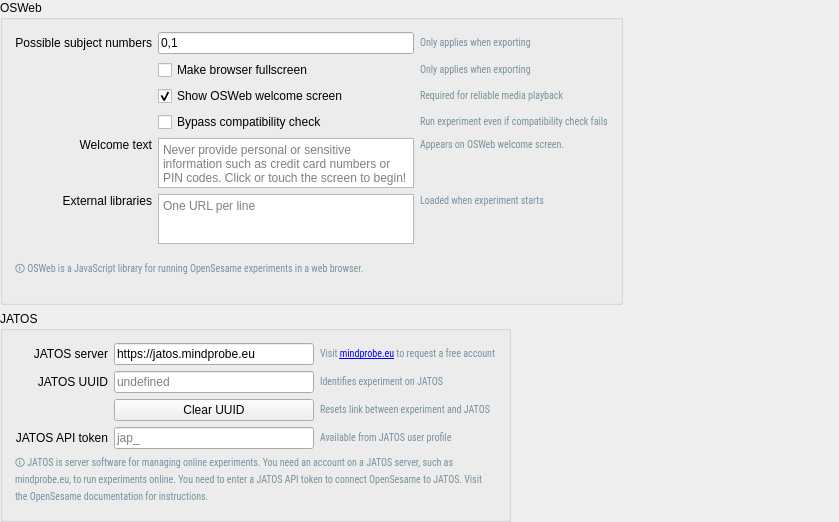
<?xml version="1.0" encoding="UTF-8"?>
<ui version="4.0">
 <class>preferences</class>
 <widget class="QWidget" name="preferences">
  <property name="geometry">
   <rect>
    <x>0</x>
    <y>0</y>
    <width>839</width>
    <height>522</height>
   </rect>
  </property>
  <property name="windowTitle">
   <string>Form</string>
  </property>
  <layout class="QVBoxLayout" name="verticalLayout">
   <property name="spacing">
    <number>6</number>
   </property>
   <property name="leftMargin">
    <number>0</number>
   </property>
   <property name="topMargin">
    <number>0</number>
   </property>
   <property name="rightMargin">
    <number>0</number>
   </property>
   <property name="bottomMargin">
    <number>0</number>
   </property>
   <item>
    <widget class="QGroupBox" name="groupbox_osweb">
     <property name="sizePolicy">
      <sizepolicy hsizetype="Fixed" vsizetype="Preferred">
       <horstretch>0</horstretch>
       <verstretch>0</verstretch>
      </sizepolicy>
     </property>
     <property name="title">
      <string>OSWeb</string>
     </property>
     <layout class="QGridLayout" name="gridLayout">
      <property name="leftMargin">
       <number>12</number>
      </property>
      <property name="topMargin">
       <number>12</number>
      </property>
      <property name="rightMargin">
       <number>12</number>
      </property>
      <property name="bottomMargin">
       <number>12</number>
      </property>
      <item row="3" column="0">
       <widget class="QLabel" name="label_subject">
        <property name="text">
         <string>Possible subject numbers</string>
        </property>
        <property name="alignment">
         <set>Qt::AlignRight|Qt::AlignTrailing|Qt::AlignVCenter</set>
        </property>
       </widget>
      </item>
      <item row="8" column="2">
       <widget class="QLabel" name="label_15">
        <property name="font">
         <font>
          <family>Roboto Condensed</family>
         </font>
        </property>
        <property name="text">
         <string>&lt;small  style=&quot;color:#78909c&quot;&gt;Run experiment even if compatibility check fails&lt;/small&gt;</string>
        </property>
       </widget>
      </item>
      <item row="9" column="2">
       <widget class="QLabel" name="label_3">
        <property name="font">
         <font>
          <family>Roboto Condensed</family>
         </font>
        </property>
        <property name="text">
         <string>&lt;small style=&quot;color:#78909c&quot;&gt;Appears on OSWeb welcome screen.&lt;/small&gt;</string>
        </property>
        <property name="alignment">
         <set>Qt::AlignLeading|Qt::AlignLeft|Qt::AlignTop</set>
        </property>
       </widget>
      </item>
      <item row="7" column="1">
       <widget class="QCheckBox" name="cfg_oswebext_intro_click">
        <property name="text">
         <string>Show OSWeb welcome screen</string>
        </property>
        <property name="checked">
         <bool>true</bool>
        </property>
       </widget>
      </item>
      <item row="10" column="2">
       <widget class="QLabel" name="label_4">
        <property name="font">
         <font>
          <family>Roboto Condensed</family>
         </font>
        </property>
        <property name="text">
         <string>&lt;small  style=&quot;color:#78909c&quot;&gt;Loaded when experiment starts&lt;/small&gt;</string>
        </property>
        <property name="alignment">
         <set>Qt::AlignLeading|Qt::AlignLeft|Qt::AlignTop</set>
        </property>
       </widget>
      </item>
      <item row="8" column="1">
       <widget class="QCheckBox" name="cfg_oswebext_bypass_linter">
        <property name="text">
         <string>Bypass compatibility check</string>
        </property>
       </widget>
      </item>
      <item row="9" column="0">
       <widget class="QLabel" name="label_11">
        <property name="text">
         <string>Welcome text</string>
        </property>
        <property name="alignment">
         <set>Qt::AlignRight|Qt::AlignTop|Qt::AlignTrailing</set>
        </property>
       </widget>
      </item>
      <item row="3" column="2">
       <widget class="QLabel" name="label">
        <property name="font">
         <font>
          <family>Roboto Condensed</family>
         </font>
        </property>
        <property name="text">
         <string>&lt;small  style=&quot;color:#78909c&quot;&gt;Only applies when exporting&lt;/small&gt;</string>
        </property>
       </widget>
      </item>
      <item row="9" column="1">
       <widget class="QPlainTextEdit" name="cfg_oswebext_welcome_text">
        <property name="maximumSize">
         <size>
          <width>16777215</width>
          <height>50</height>
         </size>
        </property>
        <property name="placeholderText">
         <string>Never provide personal or sensitive information such as credit card numbers or PIN codes. Click or touch the screen to begin!</string>
        </property>
       </widget>
      </item>
      <item row="3" column="1">
       <widget class="QLineEdit" name="cfg_oswebext_subject_nrs">
        <property name="text">
         <string>0,1</string>
        </property>
       </widget>
      </item>
      <item row="10" column="1">
       <widget class="QPlainTextEdit" name="cfg_oswebext_external_js">
        <property name="sizePolicy">
         <sizepolicy hsizetype="Expanding" vsizetype="Expanding">
          <horstretch>0</horstretch>
          <verstretch>0</verstretch>
         </sizepolicy>
        </property>
        <property name="maximumSize">
         <size>
          <width>16777215</width>
          <height>50</height>
         </size>
        </property>
        <property name="placeholderText">
         <string>One URL per line</string>
        </property>
       </widget>
      </item>
      <item row="10" column="0">
       <widget class="QLabel" name="label_12">
        <property name="text">
         <string>External libraries</string>
        </property>
        <property name="alignment">
         <set>Qt::AlignRight|Qt::AlignTop|Qt::AlignTrailing</set>
        </property>
       </widget>
      </item>
      <item row="7" column="2">
       <widget class="QLabel" name="label_10">
        <property name="font">
         <font>
          <family>Roboto Condensed</family>
         </font>
        </property>
        <property name="text">
         <string>&lt;small  style=&quot;color:#78909c&quot;&gt;Required for reliable media playback&lt;/small&gt;</string>
        </property>
       </widget>
      </item>
      <item row="11" column="0" colspan="3">
       <widget class="QLabel" name="label_14">
        <property name="font">
         <font>
          <family>Roboto Condensed</family>
         </font>
        </property>
        <property name="text">
         <string>&lt;small  style=&quot;color:#78909c&quot;&gt;🛈 OSWeb is a JavaScript library for running OpenSesame experiments in a web browser.&lt;/small&gt;</string>
        </property>
        <property name="wordWrap">
         <bool>true</bool>
        </property>
       </widget>
      </item>
      <item row="5" column="1">
       <widget class="QCheckBox" name="cfg_oswebext_fullscreen">
        <property name="text">
         <string>Make browser fullscreen</string>
        </property>
       </widget>
      </item>
      <item row="5" column="2">
       <widget class="QLabel" name="label_5">
        <property name="font">
         <font>
          <family>Roboto Condensed</family>
         </font>
        </property>
        <property name="text">
         <string>&lt;small  style=&quot;color:#78909c&quot;&gt;Only applies when exporting&lt;/small&gt;</string>
        </property>
       </widget>
      </item>
     </layout>
    </widget>
   </item>
   <item>
    <widget class="QGroupBox" name="groupbox_jatos">
     <property name="sizePolicy">
      <sizepolicy hsizetype="Fixed" vsizetype="Preferred">
       <horstretch>0</horstretch>
       <verstretch>0</verstretch>
      </sizepolicy>
     </property>
     <property name="title">
      <string>JATOS</string>
     </property>
     <layout class="QGridLayout" name="gridLayout_2">
      <property name="leftMargin">
       <number>12</number>
      </property>
      <property name="topMargin">
       <number>12</number>
      </property>
      <property name="rightMargin">
       <number>12</number>
      </property>
      <property name="bottomMargin">
       <number>12</number>
      </property>
      <item row="3" column="0">
       <widget class="QLabel" name="label_uuid">
        <property name="text">
         <string>JATOS UUID</string>
        </property>
        <property name="alignment">
         <set>Qt::AlignRight|Qt::AlignTrailing|Qt::AlignVCenter</set>
        </property>
       </widget>
      </item>
      <item row="1" column="2">
       <widget class="QLabel" name="label_9">
        <property name="font">
         <font>
          <family>Roboto Condensed</family>
         </font>
        </property>
        <property name="text">
         <string>&lt;small  style=&quot;color:#78909c&quot;&gt;Visit &lt;a href=&quot;https://mindprobe.eu&quot;&gt;mindprobe.eu&lt;/a&gt; to request a free account&lt;/small&gt;</string>
        </property>
       </widget>
      </item>
      <item row="1" column="0">
       <widget class="QLabel" name="label_6">
        <property name="text">
         <string>JATOS server</string>
        </property>
        <property name="alignment">
         <set>Qt::AlignRight|Qt::AlignTrailing|Qt::AlignVCenter</set>
        </property>
       </widget>
      </item>
      <item row="6" column="1">
       <widget class="QLineEdit" name="cfg_oswebext_jatos_api_token">
        <property name="text">
         <string/>
        </property>
        <property name="placeholderText">
         <string>jap_</string>
        </property>
       </widget>
      </item>
      <item row="1" column="1">
       <widget class="QLineEdit" name="cfg_oswebext_jatos_url">
        <property name="minimumSize">
         <size>
          <width>200</width>
          <height>0</height>
         </size>
        </property>
        <property name="text">
         <string>https://jatos.mindprobe.eu</string>
        </property>
       </widget>
      </item>
      <item row="3" column="2">
       <widget class="QLabel" name="label_8">
        <property name="font">
         <font>
          <family>Roboto Condensed</family>
         </font>
        </property>
        <property name="text">
         <string>&lt;small  style=&quot;color:#78909c&quot;&gt;Identifies experiment on JATOS&lt;/small&gt;</string>
        </property>
       </widget>
      </item>
      <item row="3" column="1">
       <widget class="QLineEdit" name="edit_uuid">
        <property name="readOnly">
         <bool>true</bool>
        </property>
        <property name="placeholderText">
         <string>undefined</string>
        </property>
       </widget>
      </item>
      <item row="6" column="0">
       <widget class="QLabel" name="label_7">
        <property name="text">
         <string>JATOS API token</string>
        </property>
        <property name="alignment">
         <set>Qt::AlignRight|Qt::AlignTrailing|Qt::AlignVCenter</set>
        </property>
       </widget>
      </item>
      <item row="6" column="2">
       <widget class="QLabel" name="label_2">
        <property name="font">
         <font>
          <family>Roboto Condensed</family>
         </font>
        </property>
        <property name="text">
         <string>&lt;small  style=&quot;color:#78909c&quot;&gt;Available from JATOS user profile&lt;/small&gt;</string>
        </property>
        <property name="wordWrap">
         <bool>true</bool>
        </property>
        <property name="openExternalLinks">
         <bool>true</bool>
        </property>
       </widget>
      </item>
      <item row="7" column="0" colspan="3">
       <widget class="QLabel" name="label_13">
        <property name="font">
         <font>
          <family>Roboto Condensed</family>
         </font>
        </property>
        <property name="text">
         <string>&lt;small  style=&quot;color:#78909c&quot;&gt;🛈 JATOS is server software for managing online experiments. You need an account on a JATOS server, such as mindprobe.eu, to run experiments online. You need to enter a JATOS API token to connect OpenSesame to JATOS. Visit the OpenSesame documentation for instructions.&lt;/small&gt;</string>
        </property>
        <property name="wordWrap">
         <bool>true</bool>
        </property>
       </widget>
      </item>
      <item row="4" column="1">
       <widget class="QPushButton" name="button_clear_jatos_uuid">
        <property name="text">
         <string>Clear UUID</string>
        </property>
        <property name="icon">
         <iconset theme="edit-clear">
          <normaloff>.</normaloff>.</iconset>
        </property>
       </widget>
      </item>
      <item row="4" column="2">
       <widget class="QLabel" name="label_16">
        <property name="font">
         <font>
          <family>Roboto Condensed</family>
         </font>
        </property>
        <property name="text">
         <string>&lt;small  style=&quot;color:#78909c&quot;&gt;Resets link between experiment and JATOS&lt;/small&gt;</string>
        </property>
       </widget>
      </item>
     </layout>
    </widget>
   </item>
  </layout>
 </widget>
 <resources/>
 <connections/>
</ui>
